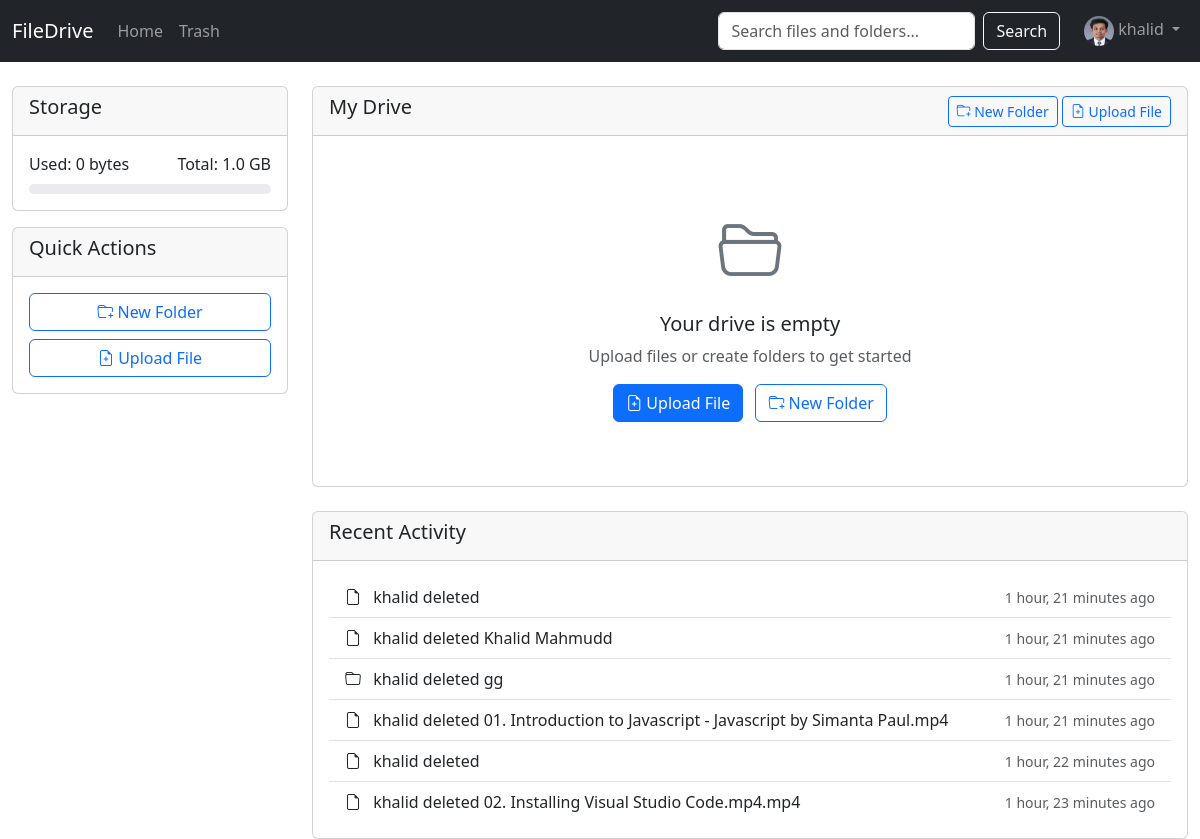
The page / (signed in) on the database as committed earlier.
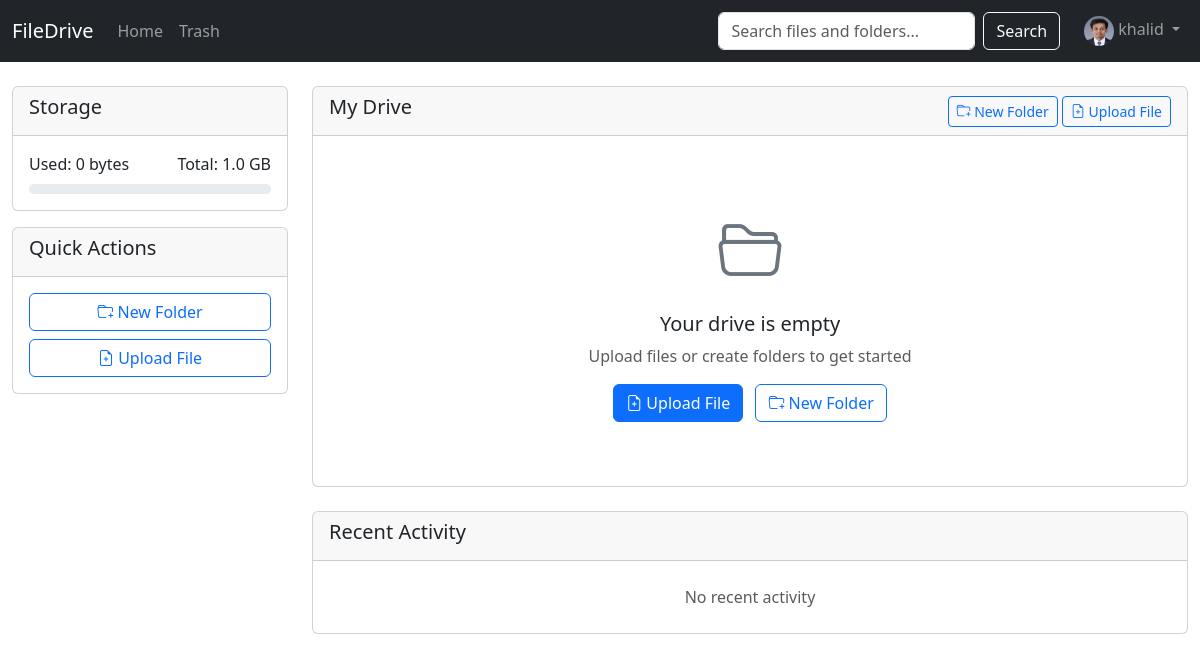
The same page on the database as committed later.
### drive/models.py (models this page shows, shortened)
class RecentActivity(models.Model):
    user = models.ForeignKey(User, on_delete=models.CASCADE)
    action = models.CharField(max_length=255)  # e.g., "uploaded", "viewed", "deleted"
    item_name = models.CharField(max_length=255)
    item_type = models.CharField(max_length=10)  # "file" or "folder"
    timestamp = models.DateTimeField(auto_now_add=True)
    class Meta:
        verbose_name = "Recent Activity"
        verbose_name_plural = "Recent Activities"
        ordering = ['-timestamp']

### drive/views.py (the view)
# urls.py: path('', views.home_view, name='home'),
@login_required
def home_view(request):
    user = UserProfile.objects.get(user=request.user)
    try:
        root_folders = Folder.objects.filter(owner=request.user, parent=None)
        if root_folders.exists():
            if root_folders.count() > 1:
                import logging
                logger = logging.getLogger(__name__)
                logger.warning(f"User {request.user.username} has {root_folders.count()} root folders. Using the first one.")
                root_folder = root_folders.first()
            else:
                root_folder = root_folders.first()
        else:
            root_folder = Folder.objects.create(name='Home', owner=request.user, parent=None)
    except Exception as e:
        import logging
        logger = logging.getLogger(__name__)
        logger.error(f"Error getting root folder for user {request.user.username}: {str(e)}")
        root_folder = Folder.objects.create(name='Home', owner=request.user, parent=None)
    recent_activities = RecentActivity.objects.filter(user=request.user)[:6]
    storage_settings = StorageSettings.objects.first()
    if not storage_settings:
        storage_settings = StorageSettings.objects.create()
    used_space = File.objects.filter(owner=request.user).aggregate(total=Sum('size'))['total'] or 0
    total_space = storage_settings.space_per_user
    used_percentage = (used_space / total_space) * 100 if total_space > 0 else 0
    print(f"Root folder: {root_folder}")
    print(f"Subfolders count: {root_folder.children.count()}")
    print(f"Files count: {root_folder.files.count()}")
    all_user_folders = Folder.objects.filter(owner=request.user)
    all_user_files = File.objects.filter(owner=request.user)
    print(f"All user folders: {all_user_folders.count()}")
    print(f"All user files: {all_user_files.count()}")
    orphaned_folders = all_user_folders.filter(parent=None).exclude(id=root_folder.id)
    orphaned_files = all_user_files.filter(folder=None)
    print(f"Orphaned folders: {orphaned_folders.count()}")
    print(f"Orphaned files: {orphaned_files.count()}")
    for folder in orphaned_folders:
        print(f"Moving orphaned folder '{folder.name}' to root")
        folder.parent = root_folder
        folder.save()
    for file in orphaned_files:
        print(f"Moving orphaned file '{file.name}' to root")
        file.folder = root_folder
        file.save()
    subfolders = root_folder.children.all()
    files = root_folder.files.all()
    context = {
        'root_folder': root_folder,
        'subfolders': subfolders,
        'files': files,
        'recent_activities': recent_activities,
        'used_space': used_space,
        'total_space': total_space,
        'used_percentage': used_percentage,
        'img': user.photo,
    }
    return render(request, 'drive/home.html', context)

### drive/models.py (called while the page is built)
    def __str__(self):
        return self.name

### drive/templates/drive/home.html (shortened to what this page needs)
{% extends 'drive/base.html' %}
{% block content %}
<div class="row mt-4">
    <div class="col-md-3">
        <div class="card">
            <div class="card-header">
                <h5>Storage</h5>
            </div>
            <div class="card-body">
                <div class="mb-2">
                    <div class="d-flex justify-content-between">
                        <span>Used: {{ used_space|filesizeformat }}</span>
                        <span>Total: {{ total_space|filesizeformat }}</span>
                    </div>
                </div>
                <div class="progress">
                </div>
            </div>
        </div>
        <div class="card mt-3">
            <div class="card-header">
                <h5>Quick Actions</h5>
            </div>
            <div class="card-body">
                <a href="{% url 'create_folder' %}" class="btn btn-outline-primary w-100 mb-2">
                    <i class="bi bi-folder-plus"></i> New Folder
                </a>
                <a href="{% url 'upload_file' %}" class="btn btn-outline-primary w-100">
                    <i class="bi bi-file-earmark-plus"></i> Upload File
                </a>
            </div>
        </div>
    </div>
    <div class="col-md-9">
        <div class="card">
            <div class="card-header d-flex justify-content-between align-items-center">
                <h5>My Drive</h5>
                <div>
                    <a href="{% url 'create_folder' %}" class="btn btn-sm btn-outline-primary">
                        <i class="bi bi-folder-plus"></i> New Folder
                    </a>
                    <a href="{% url 'upload_file' %}" class="btn btn-sm btn-outline-primary">
                        <i class="bi bi-file-earmark-plus"></i> Upload File
                    </a>
                </div>
            </div>
            <div class="card-body">
                {% if not subfolders and not files %}
                    <div class="text-center py-5">
                        <i class="bi bi-folder2-open" style="font-size: 4rem; color: #6c757d;"></i>
                        <h5 class="mt-3">Your drive is empty</h5>
                        <p class="text-muted">Upload files or create folders to get started</p>
                        <a href="{% url 'upload_file' %}" class="btn btn-primary me-2">
                            <i class="bi bi-file-earmark-plus"></i> Upload File
                        </a>
                        <a href="{% url 'create_folder' %}" class="btn btn-outline-primary">
                            <i class="bi bi-folder-plus"></i> New Folder
                        </a>
                    </div>
                {% endif %}
            </div>
        </div>
        <div class="card mt-4">
            <div class="card-header">
                <h5>Recent Activity</h5>
            </div>
            <div class="card-body">
                <ul class="list-group list-group-flush">
                    {% for activity in recent_activities %}
                        <li class="list-group-item d-flex justify-content-between align-items-center">
                            <div>
                                <i class="bi bi-{% if activity.item_type == 'file' %}file-earmark{% else %}folder{% endif %}"></i>
                                <span class="ms-2">{{ activity.user.username }} {{ activity.action }} {{ activity.item_name }}</span>
                            </div>
                            <small class="text-muted">{{ activity.timestamp|timesince }} ago</small>
                        </li>
                    {% empty %}
                        <li class="list-group-item text-center text-muted">No recent activity</li>
                    {% endfor %}
                </ul>
            </div>
        </div>
    </div>
</div>
{% endblock %}

### drive/templates/drive/base.html (shortened to what this page needs)
<!DOCTYPE html>
<html lang="en">
<head>
    <link href="https://cdn.jsdelivr.net/npm/bootstrap@5.3.0/dist/css/bootstrap.min.css" rel="stylesheet">
    <link rel="stylesheet" href="https://cdn.jsdelivr.net/npm/bootstrap-icons@1.10.0/font/bootstrap-icons.css">
</head>
<body>
    <nav class="navbar navbar-expand-lg navbar-dark bg-dark">
        <div class="container-fluid">
            <a class="navbar-brand" href="{% url 'home' %}">FileDrive</a>
            <div class="collapse navbar-collapse" id="navbarNav">
                <ul class="navbar-nav me-auto">
                    {% if user.is_authenticated %}
                        <li class="nav-item">
                            <a class="nav-link" href="{% url 'home' %}">Home</a>
                        </li>
                        <li class="nav-item">
                            <a class="nav-link" href="{% url 'trash' %}">Trash</a>
                        </li>
                    {% endif %}
                </ul>
                {% if user.is_authenticated %}
                    <div class="search-container me-3">
                        <form class="d-flex" action="{% url 'search' %}" method="get">
                            <input class="form-control me-2" type="search" name="q" placeholder="Search files and folders..." aria-label="Search">
                            <button class="btn btn-outline-light" type="submit">Search</button>
                        </form>
                    </div>
                    <ul class="navbar-nav">
                        <li class="nav-item dropdown">
                            <a class="nav-link dropdown-toggle" href="#" id="navbarDropdown" role="button" data-bs-toggle="dropdown">
                                {% if img %}
                                    <img src="{{ img.url }}" alt="Profile Picture" class="rounded-circle" width="30" height="30">
                                {% else %}
                                <i class="bi bi-person-circle"></i>
                                {% endif %}
                                {{ user.username }}
                            </a>
                        </li>
                    </ul>
                {% endif %}
            </div>
        </div>
    </nav>
    <div class="container-fluid">
        {% block content %}{% endblock %}
    </div>
</body>
</html>

### drive/templates/drive/base.html (style rules this page uses)
.progress { height: 10px; }
.search-container { position: relative; }

Rows that differ between the two databases and show on the page:
removed RecentActivity: user.username "khalid", action "deleted", timestamp "1 hour, 21 minutes"
removed RecentActivity: user.username "khalid", action "deleted", item_name "Khalid Mahmudd", timestamp "1 hour, 21 minutes"
removed RecentActivity: user.username "khalid", action "deleted", item_name "gg", timestamp "1 hour, 21 minutes"
removed RecentActivity: user.username "khalid", action "deleted", item_name "01. Introduction to Javascript - Javascript by Simanta Paul.mp4", timestamp "1 hour, 21 minutes"
removed RecentActivity: user.username "khalid", action "deleted", timestamp "1 hour, 22 minutes"
removed RecentActivity: user.username "khalid", action "deleted", item_name "02. Installing Visual Studio Code.mp4.mp4", timestamp "1 hour, 23 minutes"
Other text that changed with them:
text now shown: "No recent activity"
